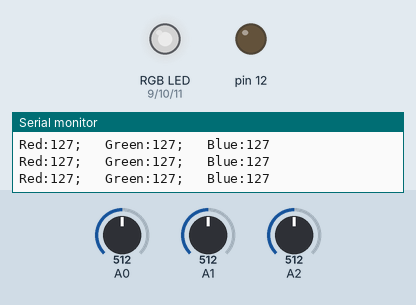
Recording of a sketch running on a simulated Arduino Uno, built with avr-gcc and run on an emulated ATmega328P. Parts: an RGB LED mixed from three pins (HIGH = lit), output pins drawn as LEDs (lit = HIGH), the last lines printed to the serial monitor. The test bench sets the inputs (shaded band); at power-on: A0 = 512, A1 = 512, A2 = 512. Dim RGB values are drawn brighter than linear.

Above: at 1.2 s.
1.3 s: A0 set to 409
At 2.6 s:
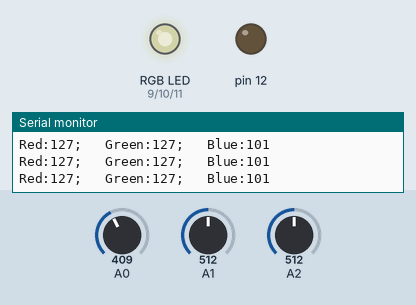
4.3 s: A0 set to 386
At 5.0 s:
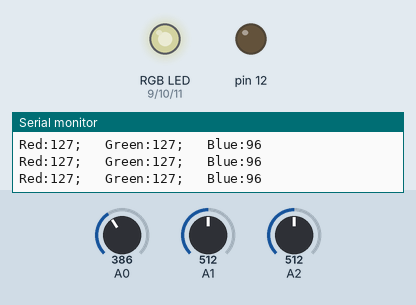
5.8 s: A1 set to 420
At 6.6 s:
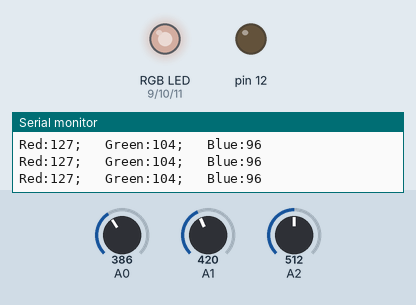
8.8 s: A1 set to 392
At 9.4 s:
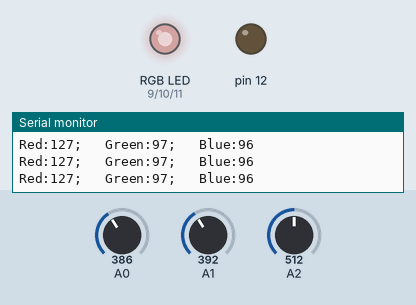
11.8 s: A2 set to 415
At 12.8 s:
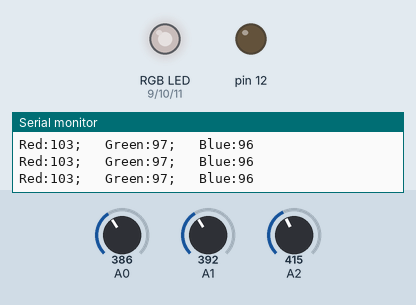
13.3 s: A2 set to 390
At 13.8 s:
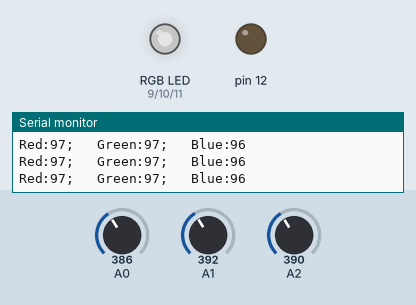
Timing chart, 0 to 16.3 s (numbered marks = the images above; inputs shaded):
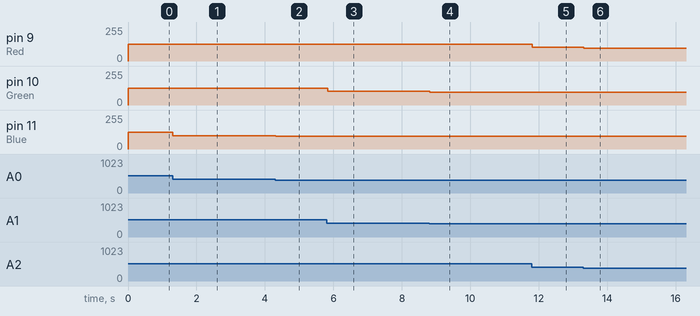

Measured:
- after the input at 1.3 s, pin 11 (Blue): 127/255 → 101/255 at once
- after the input at 4.3 s, pin 11 (Blue): 101/255 → 96/255 at once
- after the input at 5.8 s, pin 10 (Green): 127/255 → 104/255 at once
- after the input at 8.8 s, pin 10 (Green): 104/255 → 97/255 at once
- after the input at 11.8 s, pin 9 (Red): 127/255 → 103/255 at once
- after the input at 13.3 s, pin 9 (Red): 103/255 → 97/255 at once

The sketch:

RGB.ino
```cpp
 int PWM3;
 int PWM5;                //Declaring potentiometers
 int PWM6;
 int Red = 9;
 int Green = 10;          //Declaring the pins for RGB Led
 int Blue = 11;

void setup() {

 Serial.begin(9600);
 pinMode (Red, INPUT);
 pinMode (Green, INPUT);
 pinMode (Blue, INPUT);
 pinMode (10, OUTPUT);
 pinMode (11, OUTPUT);
 pinMode (12, OUTPUT);

}

void loop() {

  PWM3 = analogRead (A0) * 0.2492;
  PWM5 = analogRead (A1) * 0.2492;
  PWM6 = analogRead (A2) * 0.2492;

  analogWrite (Red, PWM6);
  analogWrite (Green, PWM5);
  analogWrite (Blue, PWM3);


  Serial.print("Red:");
  Serial.print(PWM6);
  Serial.print(";   ");

  Serial.print("Green:");
  Serial.print(PWM5);
  Serial.print(";   ");

  Serial.print("Blue:");
  Serial.println(PWM3);


}
```
